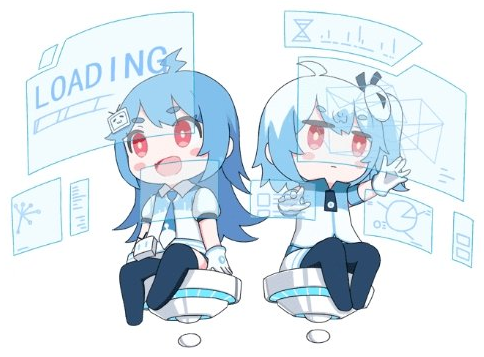
#> input picture tools/source/shield_source.png, 484 x 357 px
$ python make_shield_art.py
#> lines starting #> are read from the running program, lines starting #| are printed output that depends on the picture; after the words box and inside, x2 and y2 are one past the last pixel; in counts of white or black regions, pixels touching at a corner belong together
#!/usr/bin/env python3
"""把用户提供的插画做成遮挡框资源。

源图：tools/source/shield_source.png（从用户提供的截图里裁出来的 2233 插画，
      版权归哔哩哔哩所有，仅用于本机自用，不要再分发）

输出：
    app/src/main/res/drawable-nodpi/shield_art_light.png   白底直接用
    app/src/main/res/drawable-nodpi/shield_art_dark.png    深色背景：白色圆角卡片托住插画

Run:  python tools/make_shield_art.py
"""
import os
from PIL import Image, ImageDraw

ROOT = os.path.dirname(os.path.dirname(os.path.abspath(__file__)))
SRC = os.path.join(ROOT, "tools", "source", "shield_source.png")
OUT = os.path.join(ROOT, "app", "src", "main", "res", "drawable-nodpi")

TARGET_W = 700  # 3x 屏上 220dp ≈ 660px，取 700 保证不糊


def load_art():
    art = Image.open(SRC).convert("RGB")
#> art is the input picture: PIL image 484x357 RGB; mean R, G, B 219.7, 230.7, 237.4
    height = round(TARGET_W * art.height / art.width)
#> height = 516
    return art.resize((TARGET_W, height), Image.LANCZOS)


def make_light(art):
    canvas = Image.new("RGB", art.size, (255, 255, 255))
#> canvas: PIL image 700x516 RGB; every value is 255
#| wrote shield_art_light.png (700, 516)
    canvas.paste(art, (0, 0))
    return canvas


def make_dark(art):
    """深色背景适配：插画本身是白底线稿，直接放黑底会糊成一块，
    所以托一张白色圆角卡片，四周透明，圆角外能看到遮罩底色。"""
    pad = 24
    w = art.width + pad * 2
#> w = 748
    h = art.height + pad * 2
#> h = 564
    radius = 46

    mask = Image.new("L", (w, h), 0)
#> mask: PIL image 748x564 L; every value is 0
    ImageDraw.Draw(mask).rounded_rectangle([0, 0, w - 1, h - 1], radius=radius, fill=255)
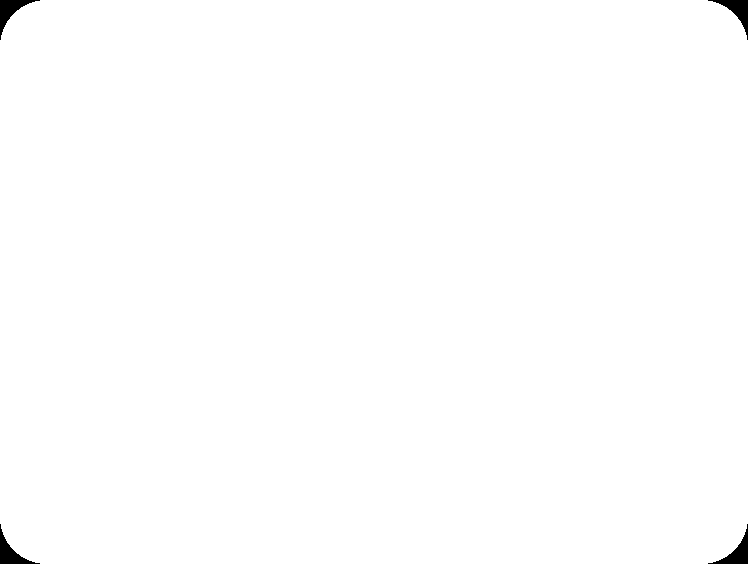
#> mask: PIL image 748x564 L; 99.6% white; 4 black regions, box (x1, y1, x2, y2) and area: (0, 0, 40, 40) 470, (708, 0, 748, 40) 470, (0, 524, 40, 564) 470, (708, 524, 748, 564) 470

    card = Image.new("RGBA", (w, h), (0, 0, 0, 0))
#> card: PIL image 748x564 RGBA; every value is 0
    d = ImageDraw.Draw(card)
    d.rounded_rectangle([0, 0, w - 1, h - 1], radius=radius, fill=(255, 255, 255, 255))
    card.paste(art, (pad, pad))
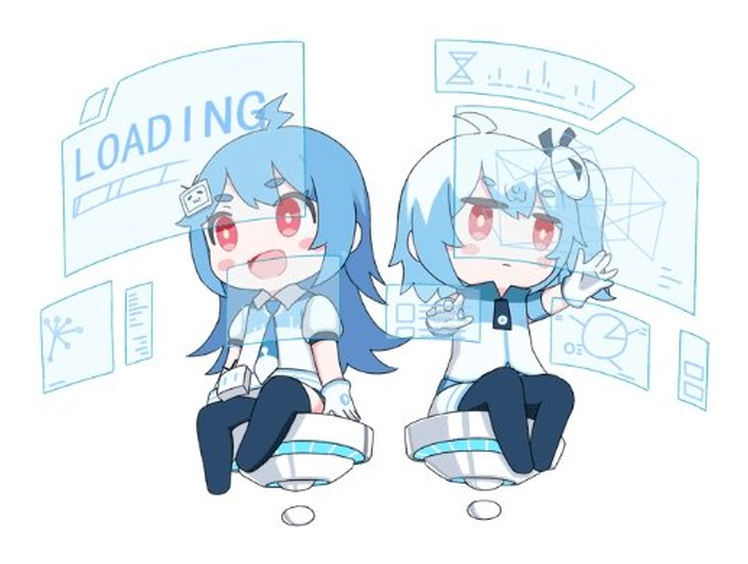
#> card: PIL image 748x564 RGBA; mean R, G, B, A 223.6, 233, 238.7, 253.9; transparent parts drawn white

    out = Image.new("RGBA", (w, h), (0, 0, 0, 0))
    out.paste(card, (0, 0), mask)
    return out


def main():
    art = load_art()
    os.makedirs(OUT, exist_ok=True)

    light = make_light(art)
    light.save(os.path.join(OUT, "shield_art_light.png"))
    print("wrote shield_art_light.png", light.size)

    dark = make_dark(art)
    dark.save(os.path.join(OUT, "shield_art_dark.png"))
    print("wrote shield_art_dark.png", dark.size)
#| wrote shield_art_dark.png (748, 564)


if __name__ == "__main__":
    main()
